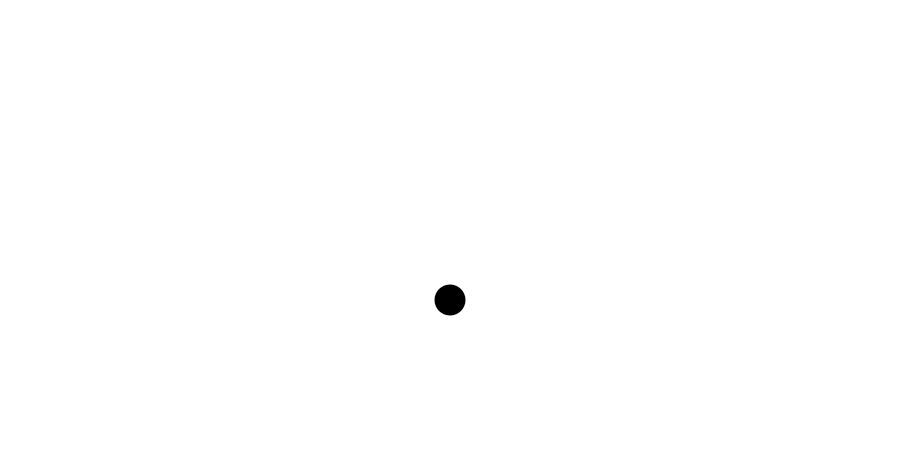
Frame 1 (no input)
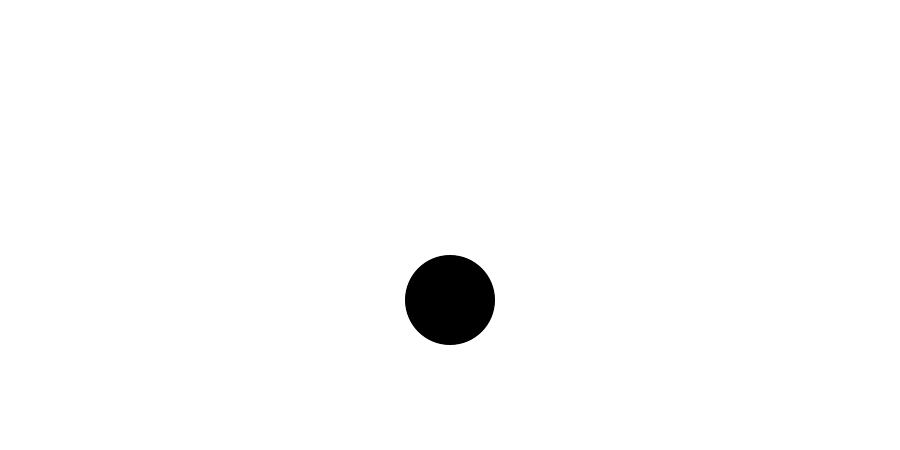
Frame 60 (the mouse pressed at the canvas centre just before this capture)
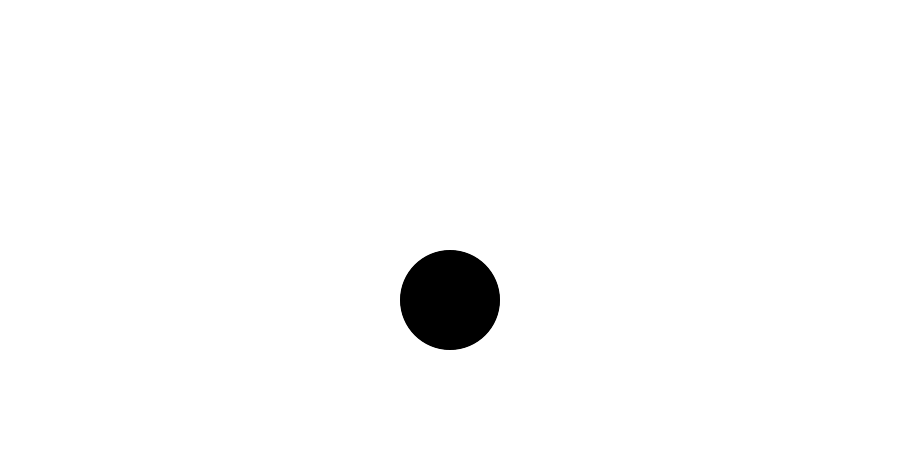
Frame 120 (the mouse held since frame 60 and released just before this capture)

The Processing sketch that drew these frames (run headless with seeded random() and noise(); from frame 60 on, the mouse is pressed at the canvas centre):

// Processing sketch: processing_48861
// ── processing_48861.pde

int objectsize = 30;
int valueX = 0;
int valueY = 0;
boolean swith = true;
int locationX = 450;
int locationY = 300;
boolean drawcircle = false;

void setup() {
  size(900,450);
  smooth();
  noStroke();
  background(255);
  // noCursor();
}

void draw() {

  if (swith) {
    objectsize = objectsize + 1;
  }
  else {
    objectsize = objectsize - 1;
  }

  fill(valueX, valueY,0);
  ellipse(locationX, locationY,objectsize,objectsize);
  if (objectsize == 100 ) { 
    swith = false;
  }
  if (objectsize == 20 ) { 
    swith = true;
  }
  if(drawcircle) {
    fill(valueX, valueY,0);
    ellipse(random(50,850),random(50,350),objectsize,objectsize);
  }
}

void mouseMoved() {
  valueX = mouseX;
  valueY = mouseY;
  if (valueX > 255) {
    valueX = valueX - 255;
  }
  if (valueY > 255) {
    valueY = valueY - 255;
  }
}

void mouseDragged()
{
  locationX = mouseX;
  locationY = mouseY;
}

void mouseClick() {
  drawcircle = true;
}

void mouseReleased() {
  drawcircle = false;
}
